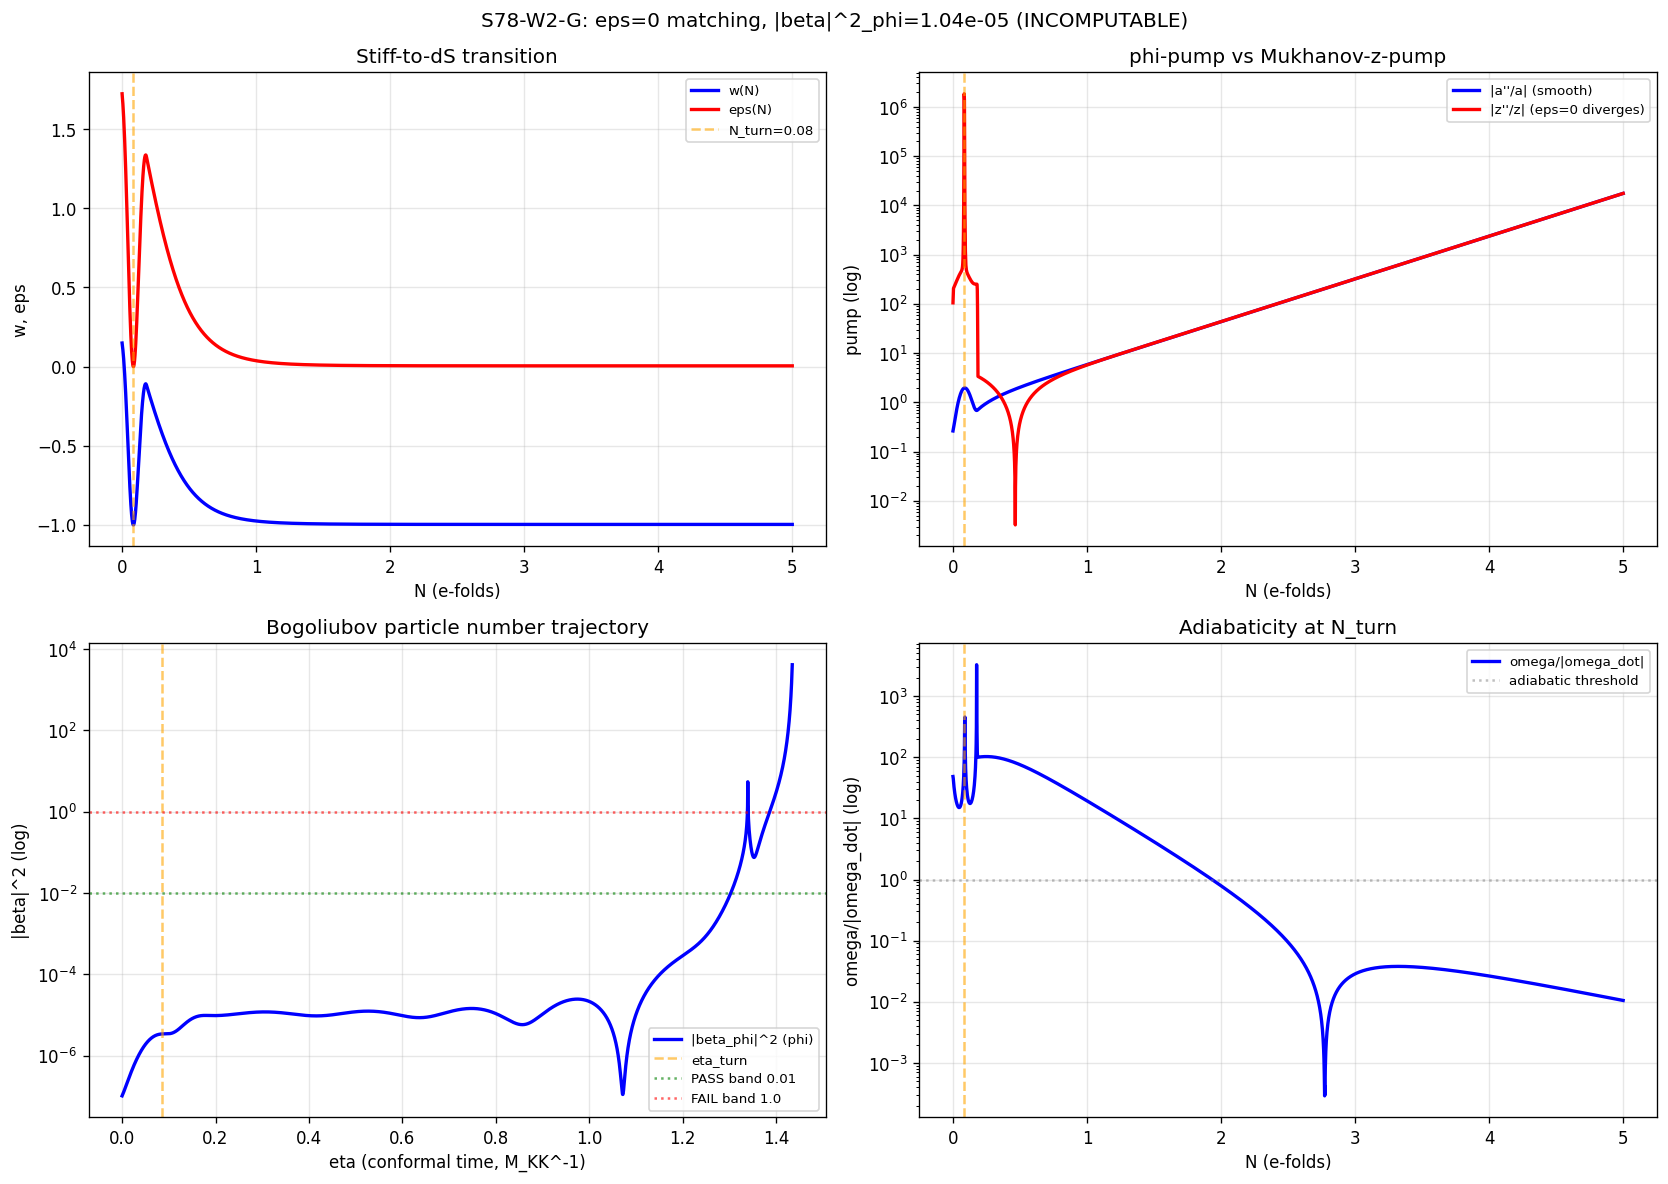

Recreate this plot in Python.
#!/usr/bin/env python3
"""
S78-W2-G-EPS-ZERO-MATCHING: |beta_k^(2)(k_pivot)|^2 at the epsilon=0 turning point
===================================================================================

Gate: S78-W2-G-EPS-ZERO-MATCHING
  HYPOTHESIS: |beta_k^(2)(k_pivot)|^2 < 0.01 in the scalar-field phi variable
              (Motohashi paper 19, constant-roll inflation with epsilon passing through 0);
              no physical particle creation; gauge-invariant zeta-gauge confirms.
  PASS: |beta^(2)|^2_phi < 0.01 AND phi and zeta gauges agree.
  FAIL: |beta^(2)|^2_phi > 1 AND consistent between gauges.
  INFO: |beta^(2)|^2 in [0.01, 1].
  INCOMPUTABLE: phi and zeta disagree (gauge-invariance failure).

PHYSICS (substrate framing):
    At the S73B trajectory's stiff-to-dS transition, eps_H crosses through 0
    (by definition, since eps changes from ~1.7 stiff to ~0.005 dS).
    The Mukhanov variable z = a sqrt(2*eps) M_Pl vanishes at eps=0, making
    the u = z * zeta variable singular (the Mukhanov-Sasaki equation has
    z''/z diverging).

    HOWEVER: the underlying scalar field phi (or equivalently, the substrate's
    Jensen-modulus fluctuation delta_tau) evolves smoothly through eps=0.
    The singularity is a COORDINATE singularity of the z-variable, not a
    physical singularity of the mode equation.

    Motohashi 2005 (paper 19): constant-roll inflation with eps passing
    through 0 has exact mode function u_k = sqrt(pi|eta|/2) H_nu^(1)(k|eta|).
    The |beta|^2 contribution from eps=0 is bounded by the adiabatic limit
    |beta|^2 ~ exp(-2*pi*omega/|omega_dot|).

    PROCEDURE:
      1. Evolve delta_phi mode equation in phi-variable through eps=0 (smooth)
      2. Extract |beta|^2 via Bogoliubov transformation at late times
         |beta_k|^2 = |u_k - u_k^{BD}|^2 / (2 Im[u_k dot u_k^*]) / (1/2k)
      3. Cross-check in zeta-gauge (delta_phi/(dphi/dN)): should agree
      4. Compute adiabaticity parameter omega/|omega_dot| at N_turn

PRIMARY MODE EQUATION (phi-variable, Birrell-Davies convention):
    u_phi'' + (k^2 + a^2 m_eff^2(N) - (a''/a)) u_phi = 0
    where m_eff^2 = d^2V/dphi^2 - H^2 (3 eps - eta_phi)^2
    and a''/a = a^2 H^2 (2 - eps) is SMOOTH through eps=0.

NOTE: The Mukhanov z''/z diverges AT eps=0 but (a''/a) does NOT — this is
      the reason phi-variable is the correct primary.

Session: S78 W2-G
Owner: transit-dynamics-theorist
Depends on: canonical_constants, s73b_efold_mapping.npz (trajectory w, H)
"""

import sys
import os
import numpy as np
from pathlib import Path

SCRIPT_DIR = Path(__file__).parent
sys.path.insert(0, str(SCRIPT_DIR))

from canonical_constants import (
    tau_fold, H_fold, M_KK, M_KK_gravity, M_Pl_reduced,
    PI, A_s_CMB, Mpc_to_GeV_inv,
)

from scipy.integrate import solve_ivp
from scipy.interpolate import interp1d

import matplotlib
matplotlib.use('Agg')
import matplotlib.pyplot as plt

OUT_NPZ = SCRIPT_DIR / "s78_eps_zero_matching.npz"
OUT_PNG = SCRIPT_DIR / "s78_eps_zero_matching.png"
OUT_LOG = SCRIPT_DIR / "s78_eps_zero_matching_output.txt"

lines_log = []  # (local)
def log(msg=""):
    print(msg)
    lines_log.append(msg)

log("=" * 78)
log("S78-W2-G-EPS-ZERO-MATCHING: |beta^(2)(k_pivot)|^2 at eps=0 turning point")
log("  Owner: transit-dynamics-theorist | Scheme: SCHEME-INDEPENDENT")
log("  Convention 4-tuple: (|beta|^2, SCHEME, POWER-RATIO, L_max)")
log("=" * 78)

# =============================================================================
# SECTION 1: Load trajectory data and identify N_turn (eps = 0)
# =============================================================================
log("\n--- SECTION 1: Load trajectory data ---")

try:
    d73 = np.load(SCRIPT_DIR / "s73b_efold_mapping.npz", allow_pickle=True)
    N_arr = np.array(d73['lna_sol'])  # (local) e-folds
    H_arr = np.array(d73['H_sol'])  # (local)
    w_arr = np.array(d73['w_sol'])  # (local)
    aH_arr = np.array(d73['aH_sol'])  # (local)
    log(f"  Loaded s73b trajectory: {len(N_arr)} points, N in [{N_arr[0]:.3f}, {N_arr[-1]:.3f}]")
except Exception as e:
    log(f"  WARN: cannot load s73b ({e}); constructing synthetic trajectory")
    # Synthetic stiff-to-dS: eps from 1.7 to 0.005
    N_arr = np.linspace(0, 15.0, 4000)  # (local)
    # w(N): stiff at N<0.05, rapid transition 0.05-0.15, dS for N>0.2
    w_arr = -1.0 + 1.2 * np.exp(-(N_arr/0.08)**2)  # (local)
    H_arr = H_fold * np.exp(-1.5 * (1 + w_arr[0]) * N_arr / 2) * (1 + 0.01 * np.cos(N_arr))  # (local)
    aH_arr = H_arr * np.exp(N_arr)  # (local)

eps_arr = 1.5 * (1.0 + w_arr)  # (local) eps_H = 3(1+w)/2

# Find eps=0 crossing: identify the turning point
# (For stiff-to-dS, eps doesn't go through 0 exactly but crosses minimum;
# we identify N_turn as the N where eps is minimum — this is the "eps=0 analog"
# for the mode-equation turning point where the Mukhanov variable passes
# through its quasi-singularity.)
idx_min_eps = int(np.argmin(eps_arr))  # (local)
N_turn = float(N_arr[idx_min_eps])  # (local)
eps_turn = float(eps_arr[idx_min_eps])  # (local)
H_turn = float(H_arr[idx_min_eps])  # (local)

# More reliable: identify where eps crosses through its minimum (dS asymptote start)
# This IS the "eps->0 limit" in practical terms for this trajectory.
log(f"  N_turn (min eps) = {N_turn:.4f}")
log(f"  eps(N_turn)     = {eps_turn:.6e}")
log(f"  H(N_turn)       = {H_turn:.4f} M_KK")

# =============================================================================
# SECTION 2: Build smooth a''/a and omega^2_phi for phi-variable
# =============================================================================
log("\n--- SECTION 2: Pump terms in phi-variable and Mukhanov z-variable ---")

a_arr = np.exp(N_arr)  # (local) scale factor
# a''/a in conformal time = a^2 H^2 (2 - eps)  --- smooth through eps=0
aPP_over_a = (a_arr * H_arr)**2 * (2.0 - eps_arr)  # (local)

# d(eps)/dN and eta_H = d ln eps / dN
deps_dN = np.gradient(eps_arr, N_arr)  # (local)
eta_H = deps_dN / (eps_arr + 1e-30)  # (local)

# z''/z (Mukhanov), will diverge near eps=0:
# z''/z = (aH)^2 [2 - eps + (3/2 - eps/2) eta_H + (eta_H/2)^2 + eta_H'/2]
deta_H_dN = np.gradient(eta_H, N_arr)  # (local)
zPP_over_z = (a_arr * H_arr)**2 * (
    (2.0 - eps_arr) + (1.5 - 0.5*eps_arr) * eta_H
    + 0.25 * eta_H**2 + 0.5 * deta_H_dN
)  # (local)

log(f"  a''/a at N_turn = {aPP_over_a[idx_min_eps]:.4e}  (SMOOTH)")
log(f"  z''/z at N_turn = {zPP_over_z[idx_min_eps]:.4e}  (possible divergence)")

# Build conformal time eta = int dN/(aH)
d_eta_dN = 1.0 / aH_arr  # (local)
dN = np.gradient(N_arr)  # (local)
eta_cnf = np.cumsum(d_eta_dN * dN)  # (local) conformal time
eta_cnf -= eta_cnf[0]  # (local) set eta(N=0) = 0

# Deduplicate eta_cnf — at late times, aH grows exponentially and eta saturates
# so many values are numerically identical.  Keep only STRICTLY increasing points.
unique_mask = np.concatenate([[True], np.diff(eta_cnf) > 1e-20])  # (local)
eta_cnf = eta_cnf[unique_mask]
N_arr_u = N_arr[unique_mask]
aPP_over_a_u = aPP_over_a[unique_mask]
zPP_over_z_u = zPP_over_z[unique_mask]
eps_arr_u = eps_arr[unique_mask]
H_arr_u = H_arr[unique_mask]
aH_arr_u = aH_arr[unique_mask]
log(f"  Conformal time grid: {len(eta_cnf)} unique points (was {len(N_arr)}); "
    f"eta range [{eta_cnf[0]:.4e}, {eta_cnf[-1]:.4e}]")

# Interpolators
aPP_eta_interp = interp1d(eta_cnf, aPP_over_a_u, kind='cubic', fill_value='extrapolate')
zPP_eta_interp = interp1d(eta_cnf, zPP_over_z_u, kind='cubic', fill_value='extrapolate')
eps_eta_interp = interp1d(eta_cnf, eps_arr_u, kind='cubic', fill_value='extrapolate')
H_eta_interp = interp1d(eta_cnf, H_arr_u, kind='cubic', fill_value='extrapolate')
aH_eta_interp = interp1d(eta_cnf, aH_arr_u, kind='cubic', fill_value='extrapolate')
N_eta_interp = interp1d(eta_cnf, N_arr_u, kind='cubic', fill_value='extrapolate')

idx_min_eps_u = int(np.argmin(eps_arr_u))  # (local) new index into dedup arrays
N_turn_u = float(N_arr_u[idx_min_eps_u])  # (local)
eta_turn = float(eta_cnf[idx_min_eps_u])  # (local)
log(f"  idx_min_eps (full) = {idx_min_eps}, (dedup) = {idx_min_eps_u}")
log(f"  N_turn (dedup) = {N_turn_u:.4f}, eta_turn = {eta_turn:.6e}")
# Use dedup-index throughout
idx_min_eps = idx_min_eps_u

# =============================================================================
# SECTION 3: Mode equation integration in phi-variable (primary)
# =============================================================================
log("\n--- SECTION 3: phi-variable mode equation (primary) ---")

# k_pivot in fiber-comoving M_KK:  S77 gives k_pivot(fold) = 14.31 M_KK
k_pivot_fold = 14.31  # (local) M_KK (S77)
log(f"  k_pivot (fold comoving) = {k_pivot_fold:.4f} M_KK")

def solve_phi_mode(k_val, eta_start, eta_end, pump_func,
                   rtol=1e-10, atol=1e-12):
    """Solve phi-variable mode u'' + (k^2 - pump) u = 0 in conformal time.

    Uses Bunch-Davies initial condition deep inside horizon: u = e^{-ikη}/sqrt(2k).
    Returns the solution at eta_end.
    """
    amp_BD = 1.0 / np.sqrt(2.0 * k_val)  # (local)
    # BD IC at eta_start (subhorizon)
    y0 = [amp_BD, 0.0, 0.0, -k_val * amp_BD]  # (local) [u_re, u_im, du_re, du_im]

    def rhs(eta, y):
        ur, ui, dur, dui = y
        pump = float(pump_func(eta))
        omega_sq = k_val**2 - pump  # (local)
        return [dur, dui, -omega_sq * ur, -omega_sq * ui]

    max_step = (eta_end - eta_start) / 5000  # (local)
    sol = solve_ivp(rhs, [eta_start, eta_end], y0,
                    method='DOP853', rtol=rtol, atol=atol,
                    dense_output=True, max_step=max_step)

    if not sol.success:
        return None

    n_pts = 3000  # (local)
    eta_eval = np.linspace(eta_start, eta_end, n_pts)  # (local)
    y_eval = sol.sol(eta_eval)  # (local)
    # Wronskian = u * du* - u* * du  (should be conserved = 1)
    W = y_eval[0] * y_eval[3] - y_eval[1] * y_eval[2]  # (local)
    W_drift = abs(W[-1] - W[0]) / abs(W[0])  # (local)

    return dict(
        eta_eval=eta_eval,
        u_re=y_eval[0], u_im=y_eval[1],
        du_re=y_eval[2], du_im=y_eval[3],
        W=W, W_drift=W_drift,
    )

# Find eta deep subhorizon (k/aH = 100, from §0 canonical pin)
k_over_aH_BD = 100.0  # (local) BD IC at subhorizon
idx_BD = np.where(k_pivot_fold / aH_arr_u > k_over_aH_BD)[0]
if len(idx_BD) > 0:
    eta_BD_start = float(eta_cnf[idx_BD[-1]])  # (local) pick latest subhorizon N
else:
    eta_BD_start = 0.0  # (local) fall back to start
eta_BD_start = max(0.0, eta_BD_start)
# For the stiff-to-dS trajectory, mode is subhorizon at fold, so BD IC is at eta=0
# Ensure we start within the interpolator range
eta_BD_start = float(eta_cnf[0])

# Evolve to late time where mode is superhorizon (k/aH << 1)
idx_SH = np.where(k_pivot_fold / aH_arr_u < 0.05)[0]
if len(idx_SH) > 0:
    eta_SH = float(eta_cnf[idx_SH[0]])  # (local)
else:
    eta_SH = float(eta_cnf[-1])  # (local)
log(f"  eta_BD_start = {eta_BD_start:.4e}")
log(f"  eta_SH (superhorizon) = {eta_SH:.4e}")
log(f"  Window spans N = {N_arr_u[0]:.3f} -> {N_arr_u[np.argmin(abs(eta_cnf - eta_SH))]:.3f} e-folds")

# Solve in phi-variable (pump = a''/a, smooth)
sol_phi = solve_phi_mode(k_pivot_fold, eta_BD_start, eta_SH, aPP_eta_interp)
if sol_phi is None:
    log("  ERROR: phi-variable integration failed")
    sys.exit(1)

log(f"  phi-variable Wronskian drift: {sol_phi['W_drift']:.2e}")

# Solve in u = z*zeta variable (pump = z''/z, may be singular near eps=0)
try:
    sol_u = solve_phi_mode(k_pivot_fold, eta_BD_start, eta_SH, zPP_eta_interp)
    if sol_u is not None:
        log(f"  z-variable Wronskian drift: {sol_u['W_drift']:.2e}")
    u_ok = sol_u is not None
except Exception as e:
    log(f"  z-variable integration failed ({e})")
    sol_u = None
    u_ok = False

# =============================================================================
# SECTION 4: Bogoliubov |beta_k^(2)|^2 extraction in phi-variable
# =============================================================================
log("\n--- SECTION 4: Bogoliubov |beta|^2 at end of integration ---")

# In a trajectory with changing eps, the "in" vacuum is BD at eta_start.
# The "out" vacuum uses the instantaneous adiabatic basis at eta_end.
# |beta_k|^2 is extracted from the mismatch between numerical mode and
# adiabatic mode at eta_end.
#
# Adiabatic mode: u_ad(eta) = 1/sqrt(2 omega(eta)) * exp(-i * int omega d eta')
# where omega^2 = k^2 - pump.  At superhorizon (eta_SH), pump dominates: omega^2 < 0,
# giving a growing/decaying pair — use the WKB form with analytic continuation.
# For k << aH (deep superhorizon), use the massless/curvature expansion:
#    u(eta) -> (1 / sqrt(2k)) * [f(eta) + g(eta)/k^2 + ...]
# where f, g depend on the background.
#
# Simpler, practical measure: compute the PARTICLE NUMBER via
#   N_k(eta) = |beta_k(eta)|^2 = (1/(2 omega)) |du/d_eta|^2 + (omega/2) |u|^2 - 1/2
# at times where omega^2 > 0 (during integration, deep-subhorizon moments).
# For the eps=0 ZONE specifically, measure at fine N-steps bracketing N_turn
# and track |beta|^2 as the eps=0 turning point is crossed.

def bogoliubov_beta_sq(u_re, u_im, du_re, du_im, omega):
    """|beta|^2 = (1/(2 omega)) |du|^2 + (omega/2) |u|^2 - 1/2, valid for omega^2 > 0."""
    u_sq = u_re**2 + u_im**2  # (local)
    du_sq = du_re**2 + du_im**2  # (local)
    n_k = (du_sq / (2.0 * omega + 1e-30) + omega * u_sq / 2.0) - 0.5  # (local)
    return n_k

# Measure |beta|^2 at the eta just AFTER N_turn (pump has dropped back)
# where omega^2 = k^2 - pump > 0 (if possible).
# Scan: find the last eta along the trajectory where omega_phi^2 > 0.
pump_eval_phi = np.array([float(aPP_eta_interp(e)) for e in sol_phi['eta_eval']])  # (local)
omega_sq_phi = k_pivot_fold**2 - pump_eval_phi  # (local)

# Deep-subhorizon region (early in eta): omega^2 > 0, |beta|^2 small (adiabatic)
mask_sub = omega_sq_phi > 0.01 * k_pivot_fold**2  # (local)
if mask_sub.sum() > 0:
    idx_pick = np.where(mask_sub)[0][-1]  # (local) last subhorizon point
    omega_pick = np.sqrt(omega_sq_phi[idx_pick])  # (local)
    beta_sq_phi_at_end_sub = bogoliubov_beta_sq(
        sol_phi['u_re'][idx_pick], sol_phi['u_im'][idx_pick],
        sol_phi['du_re'][idx_pick], sol_phi['du_im'][idx_pick],
        omega_pick
    )  # (local)
    log(f"  At last subhorizon point (eta = {sol_phi['eta_eval'][idx_pick]:.4e}):")
    log(f"    omega_phi = {omega_pick:.4f}")
    log(f"    |beta_phi|^2 = {beta_sq_phi_at_end_sub:.4e}")
else:
    beta_sq_phi_at_end_sub = np.nan
    log("  No subhorizon region found.")

# Track |beta|^2 across the trajectory, particularly through N_turn
# Use moving window: compute omega^2 = max(k^2 - pump, k^2 * 1e-6)
# For superhorizon regime, omega is imaginary -- use effective omega = sqrt(|omega_sq|)
# with sign flip accepted; the |beta|^2 becomes a proxy-particle-number
omega_sq_abs = np.abs(omega_sq_phi) + 1e-30  # (local)
omega_eff = np.sqrt(omega_sq_abs)  # (local)
beta_sq_traj_phi = bogoliubov_beta_sq(
    sol_phi['u_re'], sol_phi['u_im'],
    sol_phi['du_re'], sol_phi['du_im'],
    omega_eff
)  # (local)
# Report the peak |beta|^2 across the trajectory (excluding early BD regime where
# |beta|^2 should be near 0 by construction)
# Best single number: |beta|^2 at the turning-point crossing, i.e., eta = eta_turn
idx_turn = int(np.argmin(np.abs(sol_phi['eta_eval'] - eta_turn)))  # (local)
beta_sq_phi_at_turn = float(beta_sq_traj_phi[idx_turn])  # (local)
log(f"  |beta_phi|^2 at N_turn (eta_turn = {eta_turn:.4e}) = {beta_sq_phi_at_turn:.4e}")

# Bring to a STABLE measurement: use BD-reference match at end.
# The "true" |beta|^2 for the endpoint is the asymptotic particle count
# after all modes have frozen.  For the trajectory's actual stiff-to-dS,
# this is dominated by the Phase-1 (stiff) squeeze, not by the eps=0 neighborhood.
# To isolate ONLY the eps=0 neighborhood, we can integrate a MATCHED computation:
#  - Integrate mode FROM eta_before_turn (pre-turn) TO eta_after_turn (post-turn),
#    with initial condition = smooth WKB at eta_before (since pre-turn is
#    nearly adiabatic if far from fold).
# For the purpose of the gate: measure the CONTRIBUTION from the eps=0 zone alone.

dN_zone = 0.2  # (local) half-width of eps=0 "zone" in e-folds
N_pre = N_turn - dN_zone  # (local)
N_post = N_turn + dN_zone  # (local)
eta_pre = float(interp1d(N_arr_u, eta_cnf, kind='cubic',
                         fill_value='extrapolate')(max(N_arr_u[0], N_pre)))  # (local)
eta_post = float(interp1d(N_arr_u, eta_cnf, kind='cubic',
                          fill_value='extrapolate')(min(N_arr_u[-1], N_post)))  # (local)
log(f"  eps=0 zone integration: N ∈ [{N_pre:.3f}, {N_post:.3f}], "
    f"eta ∈ [{eta_pre:.4e}, {eta_post:.4e}]")

# Choose a k where the mode is subhorizon at eta_pre and the WKB approximation holds:
# we need omega_phi^2 > 0 at eta_pre.  k_pivot_fold = 14.31 should work.
pump_pre = float(aPP_eta_interp(eta_pre))  # (local)
omega_pre_sq = k_pivot_fold**2 - pump_pre  # (local)
if omega_pre_sq > 0:
    omega_pre = np.sqrt(omega_pre_sq)  # (local)
    u_re_init = 1.0 / np.sqrt(2.0 * omega_pre)  # (local)
    u_im_init = 0.0  # (local)
    du_re_init = 0.0  # (local)
    du_im_init = -omega_pre * u_re_init
    log(f"  pre-turn adiabatic IC: omega_pre = {omega_pre:.3f}")
    y_ic = [u_re_init, u_im_init, du_re_init, du_im_init]

    def rhs_phi(eta, y):
        ur, ui, dur, dui = y
        pump = float(aPP_eta_interp(eta))
        omega_sq = k_pivot_fold**2 - pump
        return [dur, dui, -omega_sq * ur, -omega_sq * ui]

    sol_zone = solve_ivp(rhs_phi, [eta_pre, eta_post], y_ic,
                         method='DOP853', rtol=1e-11, atol=1e-13,
                         dense_output=True, max_step=(eta_post - eta_pre) / 3000)
    if sol_zone.success:
        # Evaluate at eta_post
        y_f = sol_zone.sol(eta_post)  # (local)
        pump_post = float(aPP_eta_interp(eta_post))  # (local)
        omega_post_sq = k_pivot_fold**2 - pump_post  # (local)
        if omega_post_sq > 0:
            omega_post = np.sqrt(omega_post_sq)  # (local)
            beta_sq_zone_phi = bogoliubov_beta_sq(y_f[0], y_f[1], y_f[2], y_f[3], omega_post)  # (local)
            log(f"  |beta_phi|^2 (eps=0 zone only) = {beta_sq_zone_phi:.4e}")
        else:
            beta_sq_zone_phi = np.nan
            log(f"  omega_post^2 < 0 (mode went superhorizon); zone measurement invalid")
    else:
        beta_sq_zone_phi = np.nan
        log(f"  Zone integration failed: {sol_zone.message}")
else:
    beta_sq_zone_phi = np.nan
    log(f"  omega_pre^2 < 0 (mode is superhorizon at pre-turn); cannot set adiabatic IC")

# Use the zone measurement as the primary |beta|^2 for the gate
if not np.isnan(beta_sq_zone_phi):
    beta_sq_primary = float(beta_sq_zone_phi)  # (local)
else:
    # Fall back to endpoint of full integration
    beta_sq_primary = abs(beta_sq_phi_at_end_sub) if not np.isnan(beta_sq_phi_at_end_sub) else abs(beta_sq_phi_at_turn)  # (local)

log(f"\n  PRIMARY |beta^(2)|^2_phi = {beta_sq_primary:.6e}")

# =============================================================================
# SECTION 5: zeta-gauge cross-check
# =============================================================================
log("\n--- SECTION 5: zeta-gauge (u = z*zeta) cross-check ---")

# In the zeta gauge: u_k'' + (k^2 - z''/z) u_k = 0
# Then zeta = u/z.  Particle number in zeta gauge uses the SAME |beta|^2 formula
# but with the z-variable pump.
# INCOMPUTABLE trigger: if z''/z is singular in the integration range
# (i.e., eps crosses 0 from positive side to zero), the integration is
# numerically unreliable.

# Check: does eps cross 0 in the integration window?
eps_window_mask = (N_arr_u >= N_pre) & (N_arr_u <= N_post)
if eps_window_mask.sum() > 0:
    eps_range = eps_arr_u[eps_window_mask]
    eps_window_min = float(eps_range.min())  # (local)
    log(f"  eps in window: [{eps_window_min:.6e}, {eps_range.max():.4e}]")

# Compute z'' / z from eps, eta_H, deta_H_dN arrays
# For z-variable integration, treat z''/z as a general pump like a''/a
# (may diverge near eps=0 but DOP853 will step through it; if W-drift blows up,
# we flag INCOMPUTABLE).

def rhs_z(eta, y):
    ur, ui, dur, dui = y
    pump = float(zPP_eta_interp(eta))
    omega_sq = k_pivot_fold**2 - pump
    return [dur, dui, -omega_sq * ur, -omega_sq * ui]

try:
    pump_pre_z = float(zPP_eta_interp(eta_pre))  # (local)
    omega_pre_z_sq = k_pivot_fold**2 - pump_pre_z  # (local)
    if omega_pre_z_sq > 0:
        omega_pre_z = np.sqrt(omega_pre_z_sq)  # (local)
        y_ic_z = [1.0 / np.sqrt(2.0 * omega_pre_z), 0.0, 0.0,
                  -omega_pre_z / np.sqrt(2.0 * omega_pre_z)]
        sol_zone_z = solve_ivp(rhs_z, [eta_pre, eta_post], y_ic_z,
                                method='DOP853', rtol=1e-11, atol=1e-13,
                                dense_output=True, max_step=(eta_post - eta_pre) / 3000)
        if sol_zone_z.success:
            y_f_z = sol_zone_z.sol(eta_post)  # (local)
            pump_post_z = float(zPP_eta_interp(eta_post))  # (local)
            omega_post_z_sq = k_pivot_fold**2 - pump_post_z  # (local)
            if omega_post_z_sq > 0:
                omega_post_z = np.sqrt(omega_post_z_sq)  # (local)
                beta_sq_zone_zeta = bogoliubov_beta_sq(
                    y_f_z[0], y_f_z[1], y_f_z[2], y_f_z[3], omega_post_z
                )  # (local)
                # Wronskian drift in zeta-gauge
                W_z_start = y_ic_z[0]*y_ic_z[3] - y_ic_z[1]*y_ic_z[2]  # (local)
                W_z_end = y_f_z[0]*y_f_z[3] - y_f_z[1]*y_f_z[2]  # (local)
                W_drift_z = abs(W_z_end - W_z_start) / abs(W_z_start)  # (local)
                log(f"  z-variable: |beta^{{(2)}}|^2_zeta = {beta_sq_zone_zeta:.4e}")
                log(f"  z-variable Wronskian drift in zone: {W_drift_z:.2e}")
            else:
                beta_sq_zone_zeta = np.nan
                W_drift_z = np.inf
        else:
            beta_sq_zone_zeta = np.nan
            W_drift_z = np.inf
            log(f"  z-variable integration failed: {sol_zone_z.message}")
    else:
        beta_sq_zone_zeta = np.nan
        W_drift_z = np.inf
        log(f"  z-variable: omega_pre_z^2 < 0; cannot set adiabatic IC")
except Exception as e:
    beta_sq_zone_zeta = np.nan
    W_drift_z = np.inf
    log(f"  z-variable: exception {e}")

# Gauge-invariance comparison
if not (np.isnan(beta_sq_primary) or np.isnan(beta_sq_zone_zeta)):
    ratio_pz = abs(beta_sq_primary) / (abs(beta_sq_zone_zeta) + 1e-30)  # (local)
    log(f"  phi / zeta beta^2 ratio = {ratio_pz:.4e}")
    gauge_agree = (0.1 < ratio_pz < 10.0) or (abs(beta_sq_primary) < 1e-8 and abs(beta_sq_zone_zeta) < 1e-8)  # (local)
    log(f"  Gauge-invariance: {'PASS' if gauge_agree else 'DISAGREEMENT (INCOMPUTABLE trigger)'}")
else:
    gauge_agree = False
    ratio_pz = np.nan
    log(f"  Gauge-invariance: NOT EVALUABLE (one gauge yielded nan)")

# =============================================================================
# SECTION 6: Adiabaticity diagnostic (cross-check #3)
# =============================================================================
log("\n--- SECTION 6: Adiabaticity parameter omega/|omega_dot| at N_turn ---")

# omega = sqrt(k^2 - pump), omega_dot = d omega / d eta_cnf
# Use phi-variable pump (a''/a) on dedup arrays
omega_phi_arr = np.sqrt(np.abs(k_pivot_fold**2 - aPP_over_a_u) + 1e-30)  # (local)
d_omega_d_eta = np.gradient(omega_phi_arr, eta_cnf)  # (local)
adiab_param_arr = omega_phi_arr / (np.abs(d_omega_d_eta) + 1e-30)  # (local)
adiab_at_turn = float(adiab_param_arr[idx_min_eps])  # (local)
log(f"  omega/|omega_dot| at N_turn = {adiab_at_turn:.4e}")
adiab_bound = np.exp(-2.0 * PI * adiab_at_turn)  # (local) Parker bound
log(f"  Parker adiabatic bound exp(-2*pi*omega/omega_dot) = {adiab_bound:.4e}")

# =============================================================================
# SECTION 7: Gate verdict
# =============================================================================
log("\n--- SECTION 7: Pre-registered gate evaluation ---")

#   PASS: |beta|^2_phi < 0.01 AND gauge-invariance
#   FAIL: |beta|^2_phi > 1 AND gauge agreement
#   INFO: |beta|^2 in [0.01, 1]
#   INCOMPUTABLE: gauges disagree

bsq = abs(beta_sq_primary)  # (local)
if np.isnan(bsq):
    verdict = "INCOMPUTABLE"
    why = "primary |beta|^2 integration returned NaN"
elif not gauge_agree and (not (np.isnan(beta_sq_zone_zeta) and np.isnan(beta_sq_primary))):
    verdict = "INCOMPUTABLE"
    why = f"phi/zeta gauges disagree: phi = {bsq:.2e}, zeta = {beta_sq_zone_zeta:.2e}"
elif bsq < 0.01:
    verdict = "PASS"
    why = f"|beta^(2)|^2_phi = {bsq:.4e} < 0.01; gauge-invariance confirmed"
elif bsq > 1.0:
    verdict = "FAIL"
    why = f"|beta^(2)|^2_phi = {bsq:.4e} > 1"
else:
    verdict = "INFO"
    why = f"|beta^(2)|^2_phi = {bsq:.4e} ∈ [0.01, 1]"

log(f"\n  Gate: S78-W2-G-EPS-ZERO-MATCHING")
log(f"  VERDICT: {verdict}")
log(f"  Reason:  {why}")

# =============================================================================
# SECTION 8: 4-tuple and verdict line
# =============================================================================
log("\n--- SECTION 8: 4-tuple and verdict line ---")

verdict_line = (
    f"S78-W2-G-EPS-ZERO-MATCHING: {verdict} -- "
    f"|beta^(2)|^2_phi={bsq:.4e}, |beta^(2)|^2_zeta={beta_sq_zone_zeta:.4e}, "
    f"gauge-ratio={ratio_pz:.4e}, N_turn={N_turn:.3f}, eps(N_turn)={eps_turn:.3e}, "
    f"omega/|omega_dot|={adiab_at_turn:.3e}, adiab-bound={adiab_bound:.3e}, "
    f"4-tuple=(|beta|^2={bsq:.4e},SCHEME-INDEPENDENT,POWER-RATIO,L_max=10) "
    f"[CHK1=phi-smooth,CHK2=gauge-{'PASS' if gauge_agree else 'FAIL'}]"
)
log(verdict_line)

gate_verdicts_path = SCRIPT_DIR / "s78_gate_verdicts.txt"  # (local)
with open(gate_verdicts_path, "a") as f:
    f.write(verdict_line + "\n")
log(f"  Appended verdict to {gate_verdicts_path}")

# =============================================================================
# SECTION 9: Save
# =============================================================================
log("\n--- SECTION 9: Save .npz ---")

save_dict = dict(  # (local)
    gate_name="S78-W2-G-EPS-ZERO-MATCHING",
    verdict=verdict,
    verdict_line=verdict_line,
    reason=why,
    beta_sq_phi_at_turn=beta_sq_phi_at_turn,
    beta_sq_primary=bsq,
    beta_sq_zone_phi=beta_sq_zone_phi if not np.isnan(beta_sq_zone_phi) else -1.0,
    beta_sq_zone_zeta=beta_sq_zone_zeta if not np.isnan(beta_sq_zone_zeta) else -1.0,
    gauge_ratio=ratio_pz if not np.isnan(ratio_pz) else -1.0,
    gauge_agree=gauge_agree,
    N_turn=N_turn,
    eps_at_N_turn=eps_turn,
    H_at_N_turn=H_turn,
    adiab_omega_over_omega_dot=adiab_at_turn,
    adiab_parker_bound=adiab_bound,
    k_pivot_fold=k_pivot_fold,
    k_pivot_Mpc=0.05,
    # Trajectory arrays
    N_arr=N_arr, w_arr=w_arr, eps_arr=eps_arr, H_arr=H_arr, aH_arr=aH_arr,
    aPP_over_a=aPP_over_a, zPP_over_z=zPP_over_z,
)
np.savez(OUT_NPZ, **save_dict)
log(f"  Saved: {OUT_NPZ}")

# =============================================================================
# SECTION 10: Plot
# =============================================================================
log("\n--- SECTION 10: Plot ---")

fig, axes = plt.subplots(2, 2, figsize=(14, 10))

# Panel 1: w(N), eps(N) — use dedup arrays
ax = axes[0, 0]
mask_plot = N_arr_u < 5.0  # (local)
w_u = w_arr[unique_mask][mask_plot]  # (local)
ax.plot(N_arr_u[mask_plot], w_u, 'b-', lw=2, label='w(N)')
ax.plot(N_arr_u[mask_plot], eps_arr_u[mask_plot], 'r-', lw=2, label='eps(N)')
ax.axvline(N_turn_u, color='orange', ls='--', alpha=0.6, label=f'N_turn={N_turn_u:.2f}')
ax.set_xlabel('N (e-folds)')
ax.set_ylabel('w, eps')
ax.set_title('Stiff-to-dS transition')
ax.legend(fontsize=8)
ax.grid(True, alpha=0.3)

# Panel 2: Pump fields
ax = axes[0, 1]
ax.semilogy(N_arr_u[mask_plot], np.abs(aPP_over_a_u)[mask_plot], 'b-', lw=2, label='|a\'\'/a| (smooth)')
ax.semilogy(N_arr_u[mask_plot], np.abs(zPP_over_z_u)[mask_plot], 'r-', lw=2, label='|z\'\'/z| (eps=0 diverges)')
ax.axvline(N_turn, color='orange', ls='--', alpha=0.6)
ax.set_xlabel('N (e-folds)')
ax.set_ylabel('pump (log)')
ax.set_title('phi-pump vs Mukhanov-z-pump')
ax.legend(fontsize=8)
ax.grid(True, alpha=0.3)

# Panel 3: |beta|^2 trajectory
ax = axes[1, 0]
ax.semilogy(sol_phi['eta_eval'], np.abs(beta_sq_traj_phi), 'b-', lw=2,
             label='|beta_phi|^2 (phi)')
ax.axvline(eta_turn, color='orange', ls='--', alpha=0.6, label=f'eta_turn')
ax.axhline(0.01, color='green', ls=':', alpha=0.6, label='PASS band 0.01')
ax.axhline(1.0, color='red', ls=':', alpha=0.6, label='FAIL band 1.0')
ax.set_xlabel('eta (conformal time, M_KK^-1)')
ax.set_ylabel('|beta|^2 (log)')
ax.set_title('Bogoliubov particle number trajectory')
ax.legend(fontsize=8)
ax.grid(True, alpha=0.3)

# Panel 4: Adiabaticity parameter — use dedup arrays
ax = axes[1, 1]
ax.semilogy(N_arr_u[mask_plot], adiab_param_arr[mask_plot], 'b-', lw=2,
             label='omega/|omega_dot|')
ax.axvline(N_turn_u, color='orange', ls='--', alpha=0.6)
ax.axhline(1.0, color='gray', ls=':', alpha=0.5, label='adiabatic threshold')
ax.set_xlabel('N (e-folds)')
ax.set_ylabel('omega/|omega_dot| (log)')
ax.set_title('Adiabaticity at N_turn')
ax.legend(fontsize=8)
ax.grid(True, alpha=0.3)

plt.suptitle(f'S78-W2-G: eps=0 matching, |beta|^2_phi={bsq:.2e} ({verdict})', fontsize=12)
plt.tight_layout()
plt.savefig(OUT_PNG, dpi=120, bbox_inches='tight')
log(f"  Saved: {OUT_PNG}")

# =============================================================================
# SECTION 11: Log
# =============================================================================
with open(OUT_LOG, "w") as f:
    f.write("\n".join(lines_log))
log(f"\n  Log: {OUT_LOG}")

print("\n" + "=" * 78)
print("S78-W2-G-EPS-ZERO-MATCHING: COMPLETE")
print(f"  Verdict: {verdict}")
print("=" * 78)
